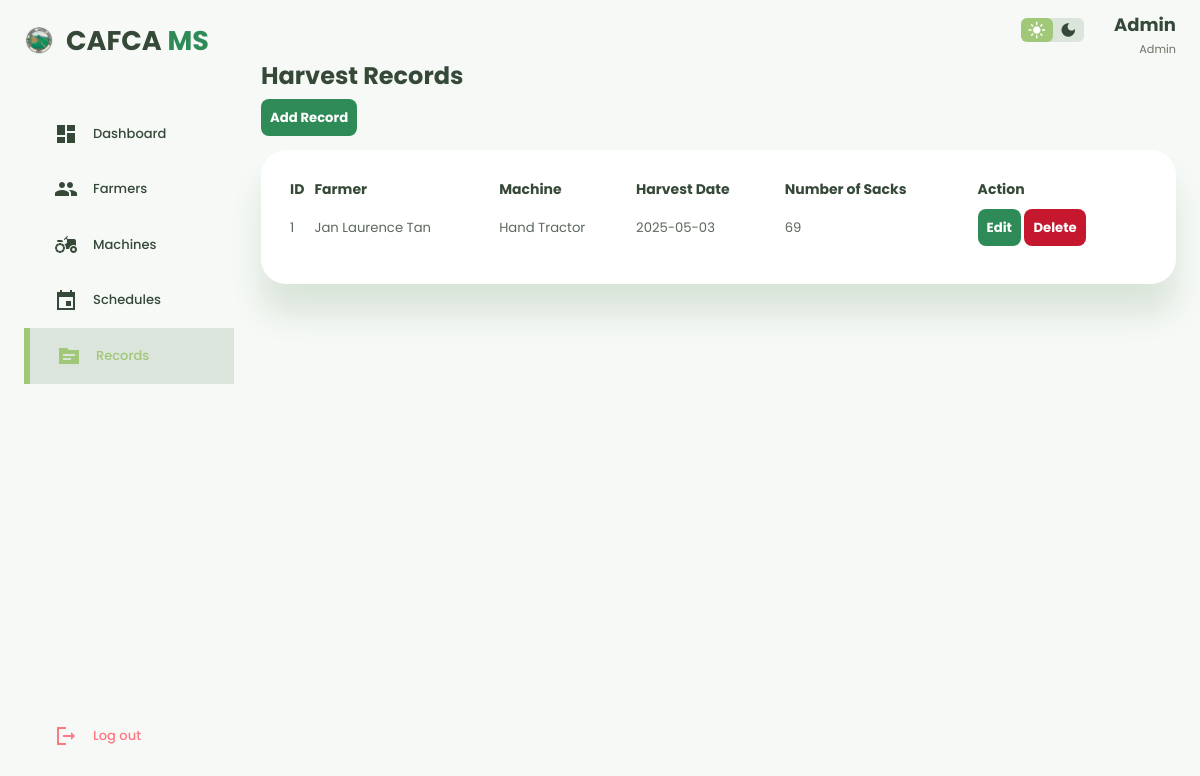
The app's page /dashboard/records/records.php (signed in) with its own data.
### tables this page shows
CREATE TABLE `records` (
  `id` int(255) NOT NULL,
  `farmer_id` int(255) NOT NULL,
  `machine_id` int(255) NOT NULL,
  `harvest_date` date NOT NULL,
  `number_of_sacks` int(255) NOT NULL
);

CREATE TABLE `farmers` (
  `id` int(255) NOT NULL,
  `name` varchar(255) NOT NULL,
  `age` int(2) NOT NULL,
  `birthday` date NOT NULL,
  `address` varchar(255) NOT NULL,
  `land` varchar(255) NOT NULL,
  `unit` varchar(20) NOT NULL,
  `phone` int(255) NOT NULL,
  `created_at` varchar(255) NOT NULL DEFAULT current_timestamp()
);

CREATE TABLE `machines` (
  `id` int(255) NOT NULL,
  `name` varchar(255) NOT NULL,
  `type` varchar(255) NOT NULL,
  `status` varchar(255) NOT NULL,
  `acquisition_date` date NOT NULL
);

### dashboard/records/records.php (the view, shortened to what this page needs)
<!DOCTYPE html>
<html lang="en">
<head>
    <link rel="stylesheet" href="../farmers_sec/farmerstyle.css">
</head>
<body>
    <div class="container">
        <aside>
            <div class="top">
                <a class="logo" href="../main/dashdex.php">
                    <img src="../../LandingPage/others/logo.png">
                    <h2>CAFCA <span>MS</span></h2>
                </a>
            </div>
            <div class="sidebar">
                <a href="../main/dashdex.php">
                    <span class="material-icons-sharp">dashboard</span>
                    <h3>Dashboard</h3>
                </a>
                <a href="../farmers_sec/farmers.php">
                    <span class="material-icons-sharp">people</span>
                    <h3>Farmers</h3>
                </a>
                <a href="../machines/machine.php">
                    <span class="material-icons-sharp">agriculture</span>
                    <h3>Machines</h3>
                </a>
                <a href="../schedules/schedule.php">
                    <span class="material-icons-sharp">event</span>
                    <h3>Schedules</h3>
                </a>
                <a href="#" class="active">
                    <span class="material-icons-sharp">topic</span>
                    <h3>Records</h3>
                </a>
                <a href="../../login/logout.php" class="danger">
                    <span class="material-icons-sharp">logout</span>
                    <h3>Log out</h3>
                </a>
            </div>
        </aside>
        <main>
            <div class="top">
                <div class="theme-toggler">
                    <span class="material-icons-sharp active">light_mode</span>
                    <span class="material-icons-sharp">dark_mode</span>
                </div>
                <div class="profile" style="display: flex; flex-direction: column; text-align: right;">
                    <span
                        style="font-size: 18px; text-transform: capitalize; font-weight: 700; "><?= $_SESSION['username']; ?></span>
                    <small class="text-muted">Admin</small>
                </div>
            </div>
            <h2>Harvest Records</h2>
            <a href="add_records.php" class="btn btn-primary" role="button">Add Record</a>
            <br>
            <table style="width: 100%;" class="table">
                <thead>
                    <tr>
                        <th>ID</th>
                        <th>Farmer</th>
                        <th>Machine</th>
                        <th>Harvest Date</th>
                        <th>Number of Sacks</th>
                        <th>Action</th>
                    </tr>
                </thead>
                <tbody>
                    <?php
                    $servername = "localhost";
                    $username = "root";
                    $password = "";
                    $database = "testdb";
                    $conn = new mysqli($servername, $username, $password, $database);
                    $sql = "
                        SELECT
                            records.id AS id,
                            farmers.name AS farmer_name,
                            machines.name AS machine_name,
                            records.harvest_date,
                            records.number_of_sacks
                        FROM records
                        JOIN farmers ON records.farmer_id = farmers.id
                        JOIN machines ON records.machine_id = machines.id
                    ";
                    $result = $conn->query($sql);
                    while ($row = $result->fetch_assoc()) {
                        echo "
                    <tr>
                        <td>$row[id]</td>
                        <td>$row[farmer_name]</td>
                        <td>$row[machine_name]</td>
                        <td>$row[harvest_date]</td>
                        <td>$row[number_of_sacks]</td>
                        <td>
                            <a class='btn btn-primary btn-sm' href='edit_records.php?id=$row[id]'>Edit</a>
                            <a class='btn btn-danger btn-sm' href='delete_records.php?id=$row[id]'>Delete</a>
                        </td>
                    </tr>
                    ";
                    }
                    ?>
                </tbody>
            </table>
        </main>
    </div>
</body>
</html>

### dashboard/farmers_sec/farmerstyle.css (style rules this page uses)
:root { --color-primary: #A0C878; --color-danger: #ff7782; --color-success: #8deb40; --color-warning: #ffbb55; --color-white: #fff; --color-info-dark: #697465; --color-info-light: #dcebde; --color-dark: #364938; --color-light: rgba(94, 139, 94, 0.18); --color-primary-variant: #dcebde; --color-dark-variant: #5b685d; --color-background: #f6f9f6; --card-border-radius: 2rem; --border-radius-1: 0.4rem; --border-radius-2: 0.8rem; --border-radius-3: 1.2rem; --card-padding: 1.8rem; --padding-1: 1.2rem; --box-shadow: 0 2rem 2rem var(--color-light); }
* { margin: 0; padding: 0; outline: 0; appearance: none; text-decoration: none; list-style: none; box-sizing: border-box; }
html { font-size: 15px; }
body { width: 100vw; height: 100vh; font-family: poppins, sans-serif; font-size: 0.88rem; background: var(--color-background); user-select: none; overflow-x: hidden; color: var(--color-dark); }
.container { display: grid; width: 96%; margin: 0 auto; gap: 1.8rem; grid-template-columns: 14rem auto; }
.container .top { background: none; }
.container .top h2 { font-size: 1.8rem; }
a { color: var(--color-dark); }
img { display: block; width: 100%; }
h2 { font-size: 1.6rem; }
h3 { font-size: 0.87rem; }
.text-muted { color: var(--color-info-dark); }
small { font-size: 0.75rem; }
aside { height: 100vh; }
aside .top { background: white; display: flex; align-items: center; justify-content: space-between; margin-top: 1.4rem; }
aside .logo { align-items: center; display: flex; gap: 0.8rem; }
aside .logo span { color: seagreen; }
aside .logo img { width: 2rem; height: 2rem; }
aside .sidebar { display: flex; flex-direction: column; height: 86vh; position: relative; top: 3rem; }
aside h3 { font-weight: 500; }
aside .sidebar a { display: flex; color: var(--color-dark); margin-left: 2rem; gap: 1rem; align-items: center; position: relative; height: 3.7rem; transition: all 300ms ease; }
aside .sidebar a span { font-size: 1.6rem; transition: all 300ms ease; }
aside .sidebar a:last-child { position: absolute; bottom: 2rem; width: 100%; color: var(--color-danger); }
aside .sidebar a.active { background: var(--color-light); color: var(--color-primary); margin-left: 0; }
aside .sidebar a.active:before { content: ""; width: 6px; height: 100%; background: var(--color-primary); }
aside .sidebar a.active span { color: var(--color-primary); margin-left: calc(1rem - 3px); }
main h2 { margin-bottom: 1rem; }
main .btn { margin: 1rem 0; color: white; background: seagreen; padding: 0.6rem; border-radius: 8px; transition: 0.3s ease; }
main .btn-danger { background: #C5172E; }
main table { width: 100%; padding: var(--card-padding); background: var(--color-white); text-align: center; margin-top: 1.5rem; border-radius: 25px; box-shadow: var(--box-shadow); transition: all 300ms ease; }
main table tr th { font-size: 14px; text-align: left; }
main table tbody tr td { height: 3.5rem; text-align: left; border-bottom: 1px solid var(--color-light); color: var(--color-dark-variant); }
main table tbody tr:last-child td { border: none; }
.top { margin-top: 0.7rem; display: flex; justify-content: end; gap: 2rem; }
main .top .theme-toggler { margin-top: 0.5rem; background: var(--color-light); display: flex; justify-content: space-between; align-items: center; height: 1.6rem; width: 4.2rem; cursor: pointer; border-radius: var(--border-radius-1); }
main .top .theme-toggler span { font-size: 1.2rem; width: 50%; height: 100%; display: flex; align-items: center; justify-content: center; }
main .top .theme-toggler span.active { background: var(--color-primary); color: white; border-radius: var(--border-radius-1); }
main .top .profile { display: flex; flex-direction: column; gap: 0.2rem; text-align: right; }
.btn { padding: 8px 16px; border: none; border-radius: 10px; font-weight: bold; cursor: pointer; }

### records on screen
records: id "1", farmer.name "Jan Laurence Tan", machine.name "Hand Tractor", harvest_date "2025-05-03", number_of_sacks "69"

### other values on screen
$_SESSION['username'] "Admin"
